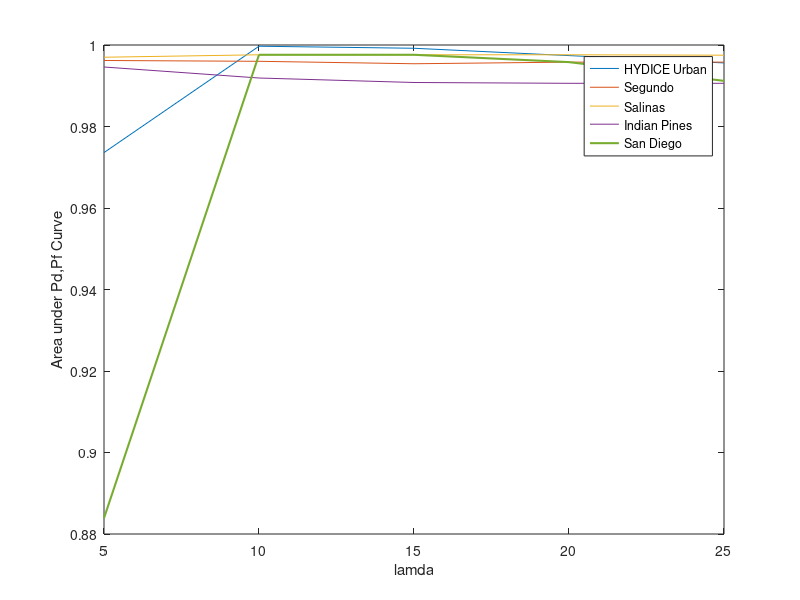
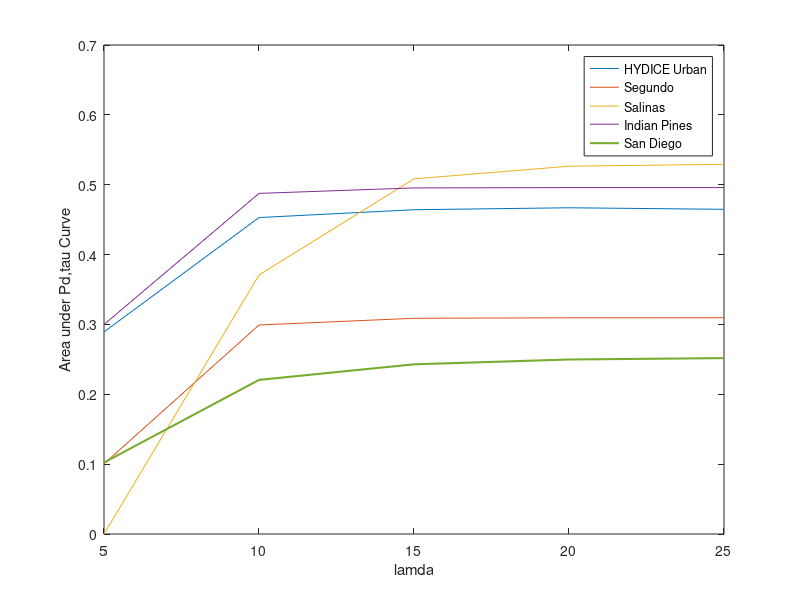
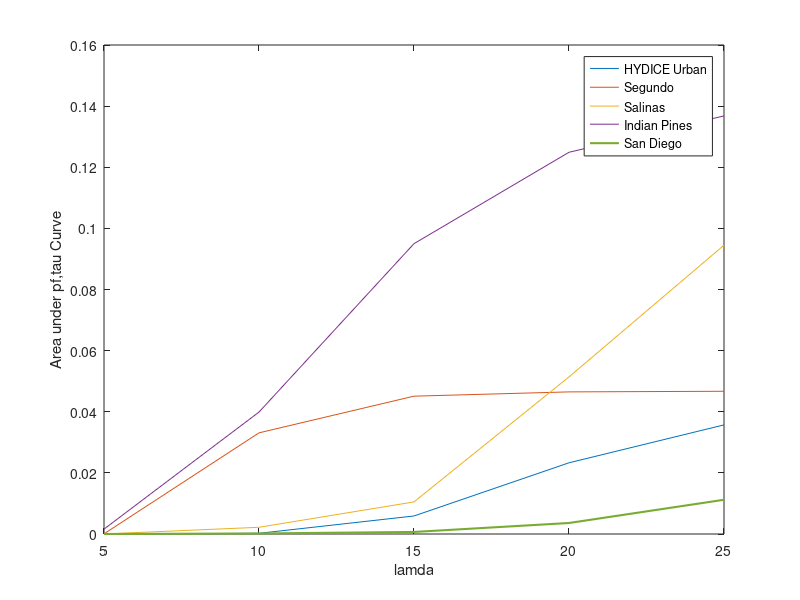

MATLAB code to generate these figures, in order:
x=[5,10,15,20,25];
pd_pf_hydice=[0.9736,0.9997,0.9992,0.9974,0.9956];
pd_pf_segundo=[0.9962,0.9960,0.9954,0.9958,0.9958];
pd_pf_salinas=[0.9970,0.9976,0.9976,0.9976,0.9975];
pd_pf_indian_pines=[0.9946,0.9919,0.9908,0.9906,0.9906];
pd_pf_san=[0.8839, 0.9976,0.9976,0.9958,0.9912];
figure(5)
plot(x,pd_pf_hydice,x,pd_pf_segundo,x,pd_pf_salinas,x,pd_pf_indian_pines,x,pd_pf_san,'LineWidth',1.5)
 ylabel('Area under Pd,Pf Curve')
 xlabel('lamda')
 legend('HYDICE Urban','Segundo','Salinas','Indian Pines','San Diego')
 saveas(figure(5),'lamda_pd_pf.png')
 
 pd_tau_hydice=[0.2893,0.4530,0.4642,0.4670,0.4648];
 pd_tau_segundo=[0.1005,0.2992,0.3088,0.3095,0.3096];
 pd_tau_salinas=[1.1000e-05,0.3708,0.5084,0.5265,0.5292];
 pd_tau_indian_pines=[0.2999,0.4876,0.4954,0.4959,0.4959];
 pd_tau_san=[0.1023,0.2206,0.2429,0.2498,0.2518];
 figure(6)
 plot(x,pd_tau_hydice,x,pd_tau_segundo,x,pd_tau_salinas,x,pd_tau_indian_pines,x,pd_tau_san,'LineWidth',1.5)
 ylabel('Area under Pd,tau Curve')
 xlabel('lamda')
 legend('HYDICE Urban','Segundo','Salinas','Indian Pines','San Diego')
 saveas(figure(6),'lamda_pd_tau.png')
 pf_tau_hydice=[0,2.2400e-04,0.0059,0.0233,0.0357];
 pf_tau_segundo=[5.4000e-05,0.0331,0.0451,0.0465,0.0467];
 pf_tau_salinas=[1.5000e-05,0.0022,0.0105,0.0514,0.0945];
 pf_tau_indian=[0.0016,0.0399,0.0950,0.1249,0.1368];
 pf_tau_san=[0,1.7200e-04,6.6800e-04,0.0036,0.0112];
 figure(7)
  plot(x,pf_tau_hydice,x,pf_tau_segundo,x,pf_tau_salinas,x,pf_tau_indian,x,pf_tau_san,'LineWidth',1.5)
 ylabel('Area under pf,tau Curve')
 xlabel('lamda')
 legend('HYDICE Urban','Segundo','Salinas','Indian Pines','San Diego')
 saveas(figure(7),'lamda_pf_tau.png')
 
 
 %%%
